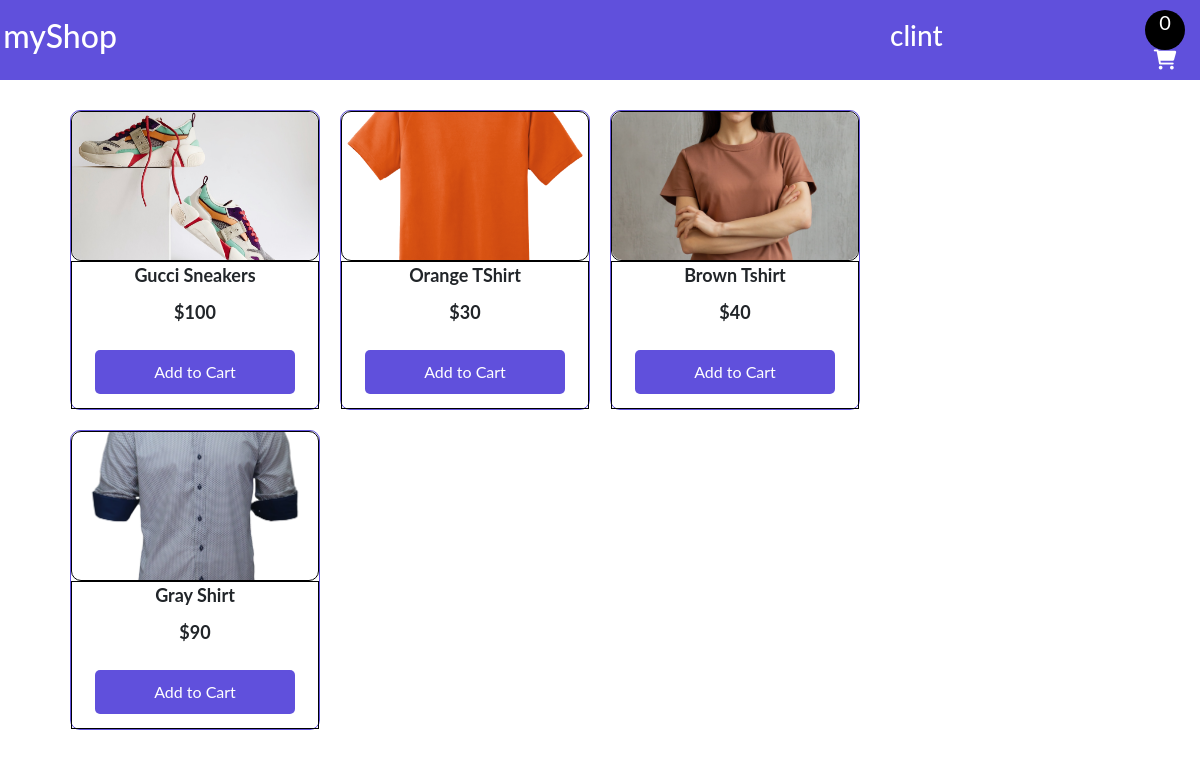
The app's page / (signed in) with its own data.
### store/models.py (models this page shows, shortened)
class Cart(models.Model):
    id = models.UUIDField(default=uuid.uuid4, primary_key=True)
    user = models.ForeignKey(User,  on_delete=models.CASCADE)
    completed = models.BooleanField(default=False)
    @property
    def num_of_items(self):
        cartitems = self.cartitems.all()
        quantity = sum([item.quantity for item in cartitems])
        return quantity

class Product(models.Model):
    name = models.CharField(max_length=50)
    price = models.IntegerField()
    picture = models.ImageField(upload_to="img", default="")

### store/views.py (the view)
# urls.py: path("", views.index, name="index"),
def index(request):
    products = Product.objects.all()
    if request.user.is_authenticated:
        cart, created = Cart.objects.get_or_create(user=request.user, completed=False)
    context = {"products":products, "cart": cart}
    return render(request, "index.html", context)

### store/templates/index.html
{% extends 'base.html' %}
{% block content %}
    <div class="container">
        {% for product in products  %}
        <div class="productContainer">
            <div class="thumbnail">
                <img src="{{product.picture.url}}" alt="">
            </div>
            <div class="action">
                <p>{{product.name}}</p>
                <p>${{product.price}}</p>
                <button value="{{product.id}}">Add to Cart</button>
            </div>
        </div>
        {% endfor %}
    </div>
{% endblock content %}

### store/templates/base.html (shortened to what this page needs)
<!DOCTYPE html>
{% load static %}
<html lang="en">
<head>
    <link href="https://cdn.jsdelivr.net/npm/bootstrap@5.0.2/dist/css/bootstrap.min.css" rel="stylesheet">
    <link rel="stylesheet" href="{% static 'css/all.css' %}">
    <link rel="stylesheet" href="{% static 'css/style.css' %}">
</head>
<body>
    <nav>
        <div class="logo">
            <a href="{% url 'index' %}"><h2>myShop</h2></a>
        </div>
        <div class="cart">
            <h3>{{request.user.username}}</h3>
            <a href="{% url 'cart' %}" style="color:white; text-decoration:none">
                 <div class="cart-container">
                    <div class="cartitems"><p id="num_of_items">{{cart.num_of_items}}</p></div>
                    <i class="fa-solid fa-cart-shopping"></i>
                </div>
            </a>
        </div>
    </nav>
     {% block content %}
     {% endblock content %}
</body>
</html>

### store/static/css/style.css (style rules this page uses)
* { padding: 0px; margin:0px; box-sizing: border-box; font-family: 'Lato', sans-serif; }
nav { background-color: #6050DC; color: white; width: 100%; height: 80px; padding: 0px 10px 0px 10px; display:flex; align-items: center; justify-content: space-between; }
.logo { width: 100px; height: 60px; display: flex; align-items: center; justify-content: center; }
.cart { width: 300px; height: auto; display: flex; align-items: center; justify-content: space-between; }
.cart-container { width: 50px; height: 50px; display: flex; align-items: center; justify-content: center; flex-direction: column; }
.cart-container .cartitems { width: 40px; height: 40px; border-radius: 40px; background-color: black; color: white; display: flex; align-items: center; justify-content: center; }
.cart-container .cartitems p { color: white; font-size: 20px; }
.cart-container i { font-size: 20px; }
.container { width: 90%; height: auto; padding: 10px 10px 10px 10px; margin: auto; margin-top: 20px; display: flex; align-items: center; justify-content: flex-start; flex-wrap: wrap }
.productContainer { width: 250px; height: 300px; border: 1px solid #6050DC; border-radius: 10px; display: flex; align-items: center; justify-content: space-between; flex-direction: column; margin-bottom: 20px; margin-right: 20px; }
.thumbnail { width: 100%; height: 150px; border: 1px solid black; border-radius: 10px; }
.thumbnail img { width: 100%; height: 100%; border-radius: 10px; object-fit: cover; }
.action { width: 100%; height: 150px; border: 1px solid black; display: flex; align-items: center; justify-content: space-between; flex-direction: column; }
.action p { font-size: 18px; margin-bottom: 10px; font-weight: bold; }
.productContainer button { background-color: #6050DC; width: 200px; padding: 10px 10px 10px 10px; color: white; border: none; font-size: 16px; cursor: pointer; border-radius: 5px; margin: auto; }

### store/templates/base.html (style rules this page uses)
a { color: white; text-decoration: none; }

### records on screen
Cart: num_of_items "0"
Product: picture (picture), name "Gucci Sneakers", price "100", {{ product.id }} 1 (drawn)
Product: picture (picture), name "Orange TShirt", price "30", {{ product.id }} 2 (drawn)
Product: picture (picture), name "Brown Tshirt", price "40", {{ product.id }} 3 (drawn)
Product: picture (picture), name "Gray Shirt", price "90", {{ product.id }} 4 (drawn)

### other values on screen
{{ request.user.username }} "clint"
